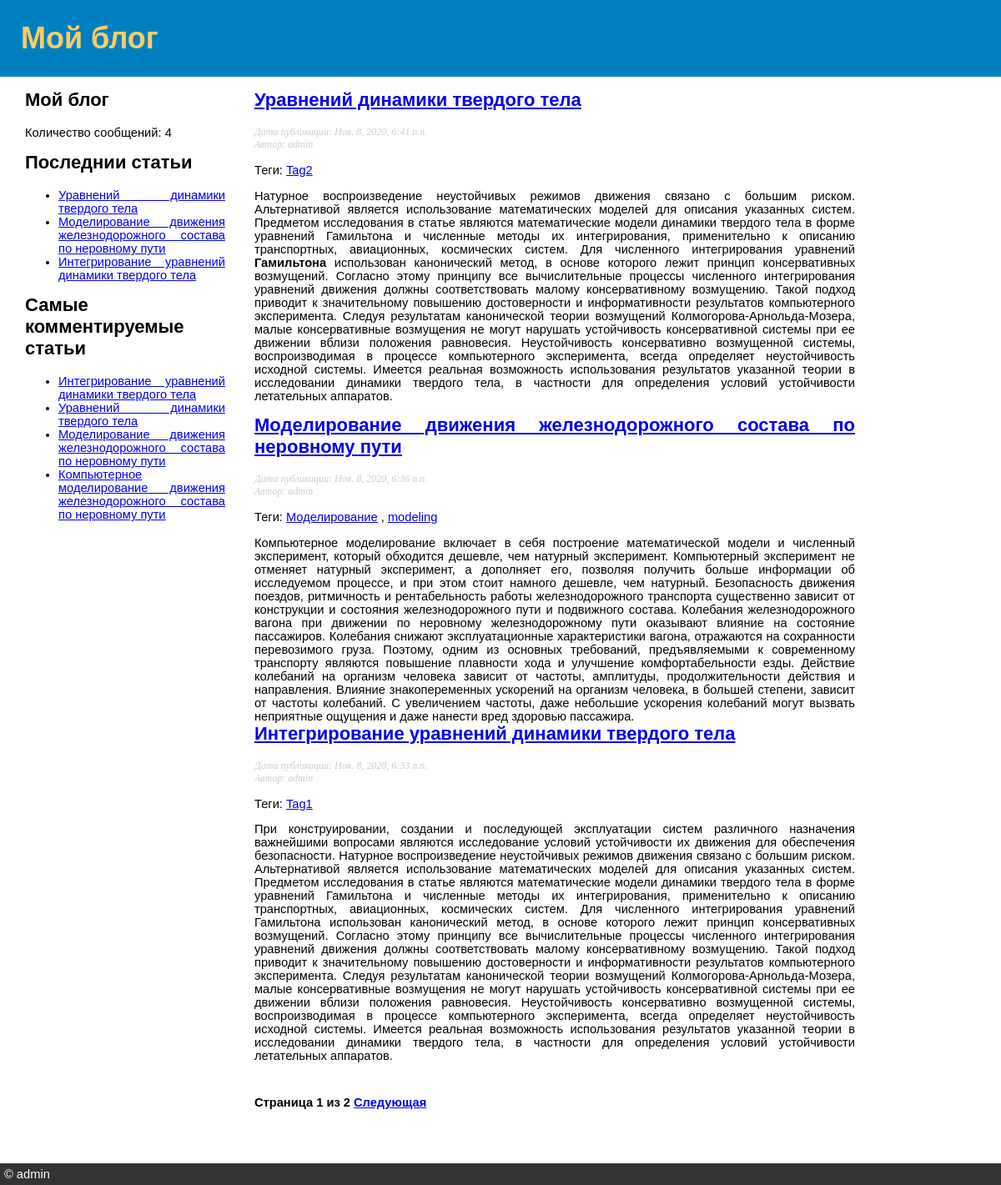
The page / on the database its author committed.
### blog/models.py (models this page shows, shortened)
class Post(models.Model):
    STATUS_CHOICES = (('draft', 'Черновик'), ('published', 'Опубликовано'))
    title = models.CharField(verbose_name='Заголовок', max_length=250)
    slug = models.SlugField(verbose_name='URL', max_length=250,
                            unique_for_date='date_published')
    author = models.ForeignKey(User, verbose_name='Автор',
                                     on_delete=models.CASCADE,
                                     related_name='blog_posts')
    body = RichTextUploadingField(verbose_name='Содержание статьи')
    date_published = models.DateTimeField('Дата публикации статьи', default=timezone.now)
    created = models.DateTimeField(verbose_name='Дата создания статьи', auto_now_add=True)
    updated = models.DateTimeField(auto_now=True)
    status = models.CharField(verbose_name='Статус', max_length=10, choices=STATUS_CHOICES, default='draft')
    objects = models.Manager()
    published = PublishedManager()
    tags = TaggableManager()
    class Meta:
        ordering = ('-date_published',)
        verbose_name = 'статью'
        verbose_name_plural = 'Статьи'
    def get_absolute_url(self):
        return reverse('blog:post_detail', args=[self.date_published.year, self.date_published.month, self.date_published.day, self.slug])

### blog/views.py (the view)
# urls.py: path('', views.post_list, name='post_list'),
def post_list(request, tag_slug=None):
    object_list = Post.published.all()
    tag = None
    if tag_slug:
        tag = get_object_or_404(Tag, slug=tag_slug)
        object_list = object_list.filter(tags__in=[tag])
    paginator = Paginator(object_list, 3)
    page = request.GET.get('page')
    try:
        posts = paginator.page(page)
    except PageNotAnInteger:
        posts = paginator.page(1)
    except EmptyPage:
        posts = paginator.page(paginator.num_pages)
    return render(request, 'blog/post/list.html', {'page': page, 'posts': posts, 'tag': tag} )

### blog/models.py (called while the page is built)
    def get_queryset(self):
        return super(PublishedManager, self).get_queryset()\
                                            .filter(status='published')

### blog/templatetags/blog_tags.py (called while the page is built)
@register.simple_tag(name='total_posts')
def total_posts():
    return Post.published.count()

@register.simple_tag(name='get_most_commmented_posts')
def get_most_commmented_posts(count=5):
    return Post.published.annotate(total_comments=Count('comments')).\
                                   order_by('-total_comments')[:count]

@register.inclusion_tag('blog/post/latest_posts.html')
def show_latest_posts(count=5):
    latest_posts = Post.published.order_by('-date_published')[:count]
    return {'latest_posts': latest_posts}

### blog/templates/blog/post/list.html (shortened to what this page needs)
{% extends 'blog/base.html' %}
{% block content %}
    {% for post in posts %}
        <h2>
            <a href="{{ post.get_absolute_url }}">{{ post.title }}</a>
        </h2>
        <p class="date">
            Дата публикации: {{ post.date_published }} <br>
            Автор: {{ post.author }}
        </p>
        <p class="tags">
            Теги:
            {% for tag in post.tags.all %}
                <a href="{% url "blog:post_list_by_tag" tag.slug %}">{{ tag.name }}</a>
                {% if not forloop.last %}, {% endif %}
            {% endfor %}
        </p>
        {{ post.body|truncatewords_html:200|safe }}
    {% endfor %}
    {% include "pagination.html" with page=posts %}
{% endblock content %}

### blog/templates/blog/base.html (shortened to what this page needs)
{% load blog_tags %}
{% load static %}
<!DOCTYPE html>
<html>
<head>
  <link href="{% static 'css/blog.css' %}" rel="stylesheet">
</head>
 <body>
  <div id="header"><h1>Мой блог</h1></div>
  <div id="sidebar">
    <h2>Мой блог</h2>
    <p>Количество сообщений: {% total_posts %}</p>
    <h2>Последнии статьи</h2>
    {% show_latest_posts 3 %}
    <h2>Самые комментируемые статьи</h2>
    {% get_most_commmented_posts as most_commmented_posts %}
    <ul>
      {% for post in most_commmented_posts %}
        <li>
          <a href="{{ post.get_absolute_url }}">{{ post.title }}</a>
        </li>
      {% endfor %}
    </ul>
  </div>
  <div id="content">
    {% block content %}
    {% endblock content%}
  </div>
  <div id="footer">&copy; admin</div>
 </body>
</html>

### blog/templates/blog/post/latest_posts.html
<ul>
    {% for post in latest_posts %}
        <li>
            <a href="{{ post.get_absolute_url }}">{{ post.title }}</a>
        </li>
    {% endfor %}
</ul>

### blog/static/css/blog.css (style rules this page uses)
body { font: 11pt Arial, Helvetica, sans-serif; margin: 0; text-align: justify; }
h1 { font-size: 36px; margin: 0; color: #fc6; }
h2 { margin-top: 0; }
#header { background: #0080c0; padding: 25px; }
#sidebar { float: left; border:0; width: 20%; padding: 5px; margin: 10px 10px 20px 25px; }
p.date { color:#ccc; font-family: georgia, serif; font-size: 12px; font-style: italic; }
#content { margin: 10px 5px 20px 25%; padding: 5px; width:60%; }
#footer { background: #333; padding: 5px; color: #fff; clear: left; }

### rows shown on the page
Post: title "Уравнений динамики твердого тела", date_published "Ноя. 8, 2020, 6:41 п.п.", author "admin", body "Натурное воспроизведение неустойчивых режимов движения связано с большим риском. Альтернативой является использование математических моделей для описания указанных систем. Предметом исследования в статье являются математические модели динамики твердого тела в форме уравнений Гамильтона и численные методы их интегрирования, применительно к описанию транспортных, авиационных, космических систем. Для численного интегрирования уравнений Гамильтона использован канонический метод, в основе которого лежит принцип консервативных возмущений. Согласно этому принципу все вычислительные процессы численного интегрирования уравнений движения должны соответствовать малому консервативному возмущению. Такой…"
Post: title "Моделирование движения железнодорожного состава по неровному пути", date_published "Ноя. 8, 2020, 6:36 п.п.", author "admin", body "Компьютерное моделирование включает в себя построение математической модели и численный эксперимент, который обходится дешевле, чем натурный эксперимент. Компьютерный эксперимент не отменяет натурный эксперимент, а дополняет его, позволяя получить больше информации об исследуемом процессе, и при этом стоит намного дешевле, чем натурный. Безопасность движения поездов, ритмичность и рентабельность работы железнодорожного транспорта существенно зависит от конструкции и состояния железнодорожного пути и подвижного состава. Колебания железнодорожного вагона при движении по неровному железнодорожному пути оказывают влияние на состояние пассажиров. Колебания снижают эксплуатационные характеристики…"
Post: title "Интегрирование уравнений динамики твердого тела", date_published "Ноя. 8, 2020, 6:33 п.п.", author "admin", body "При конструировании, создании и последующей эксплуатации систем различного назначения важнейшими вопросами являются исследование условий устойчивости их движения для обеспечения безопасности. Натурное воспроизведение неустойчивых режимов движения связано с большим риском. Альтернативой является использование математических моделей для описания указанных систем. Предметом исследования в статье являются математические модели динамики твердого тела в форме уравнений Гамильтона и численные методы их интегрирования, применительно к описанию транспортных, авиационных, космических систем. Для численного интегрирования уравнений Гамильтона использован канонический метод, в основе которого лежит…"
Post: title "Компьютерное моделирование движения железнодорожного состава по неровному пути"
Tag: name "Tag2"
Tag: name "Моделирование"
Tag: name "modeling"
Tag: name "Tag1"

### other values the page prints
{{ page.number }} "1"
{{ page.paginator.num_pages }} "2"
